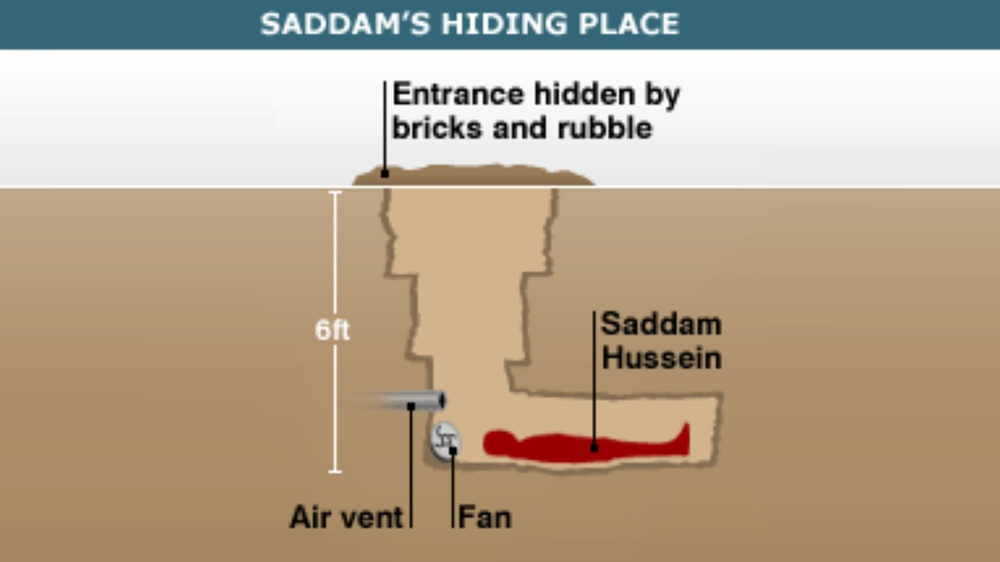
#> input picture images/5fbjb0.jpg, 1000 x 562 px, shrunk from 1600 x 900 before the run; its folder holds 4 pictures in this run
$ python normalizeColor.py
#> lines starting #> are read from the running program, lines starting #| are printed output that depends on the picture
### scripts/utils/generalutils.py

import os
import numpy as np
import matplotlib.pyplot as plt
from pathlib import Path
import glob

def select_imagem():

    basepath =  Path(__file__).resolve().parent.parent.parent

    basepath = basepath /'images'

    os.chdir(basepath)

    python_files = glob.glob("*")


    file_num = 0
    running = True


    while running:
        file_num = 0
        for file in python_files:

            print(file_num,"-",file)
            file_num+=1


        file_choice=int(input("Pick number to select a file,"))

        if(file_choice>=len(python_files)):
            print("Inavlid file....")
            running = False
        else:
            nomeimagem = basepath/python_files[file_choice]

        return str(nomeimagem)
#> this loop made 1 pass; the answer given on pass 1: 1
#> further down, imagem is the input picture: shape (562, 1000, 3); mean B, G, R 142.4, 164.7, 180.2
#| 1000
#| 562
#| 3

def split_colors(imagem):

    blue = np.zeros((imagem.shape[0],imagem.shape[1],imagem.shape[2]), dtype = np.uint8)
    green = np.zeros((imagem.shape[0],imagem.shape[1],imagem.shape[2]), dtype = np.uint8)
    red = np.zeros((imagem.shape[0],imagem.shape[1],imagem.shape[2]), dtype = np.uint8)

    gray =  np.zeros( (imagem.shape[0], imagem.shape[1]), dtype = np.uint8 )

    blue[:,:,0] = imagem[:,:,0]
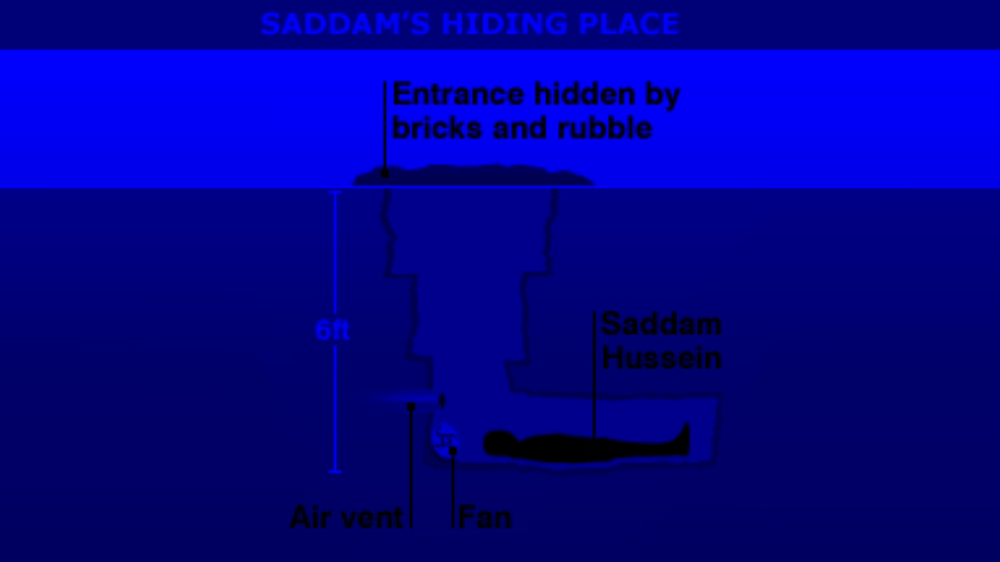
#> blue: shape (562, 1000, 3); mean B, G, R 142.4, 0, 0
    green[:,:,1] = imagem[:,:,1]
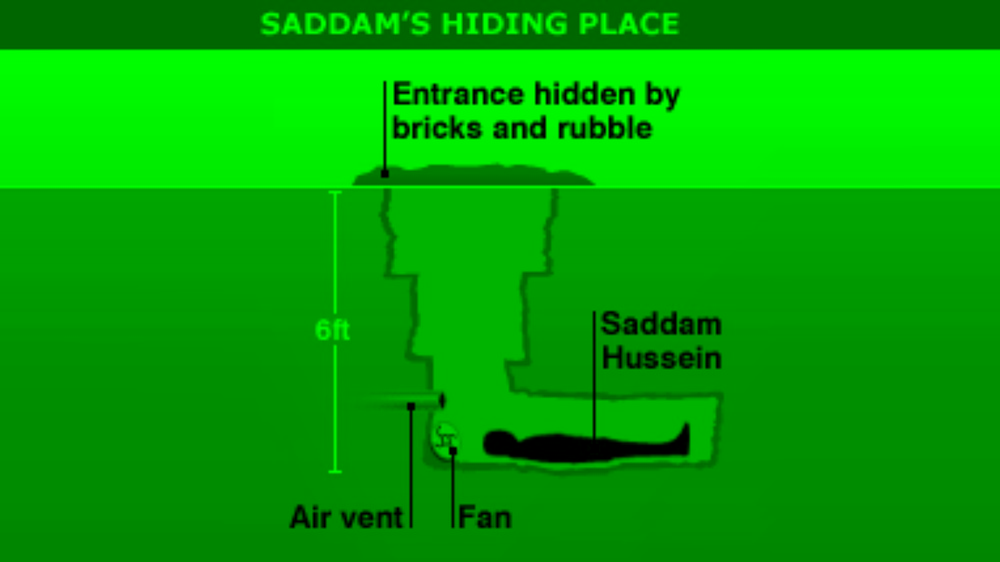
#> green: shape (562, 1000, 3); mean B, G, R 0, 164.7, 0
    red[:,:,2] = imagem[:,:,2]
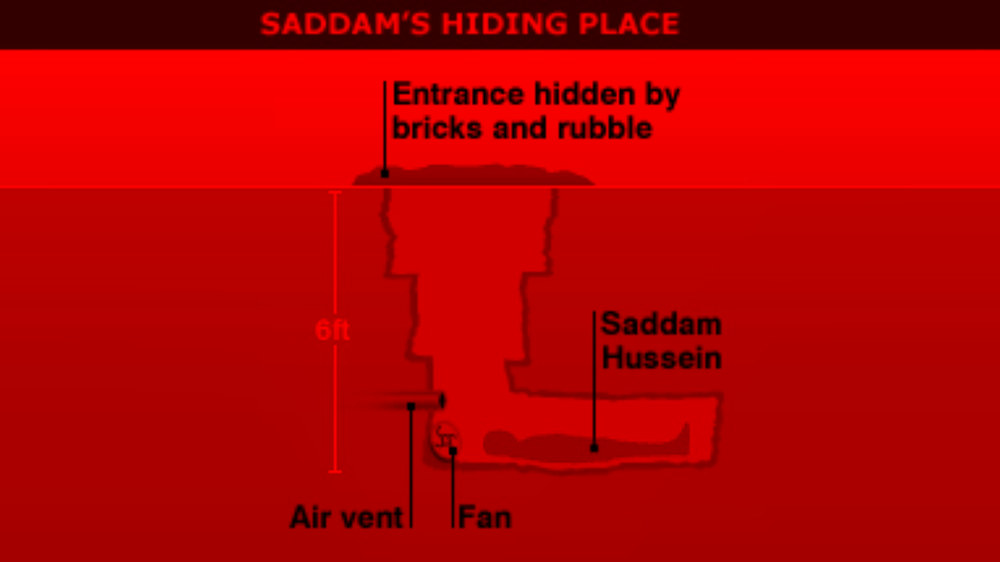
#> red: shape (562, 1000, 3); mean B, G, R 0, 0, 180.2

    for i in range(imagem.shape[0]):
        for j in range(imagem.shape[1]):
            gray[i,j] = blue[i,j,0]/3 + green[i,j,1]/3 + red[i,j,2]/3
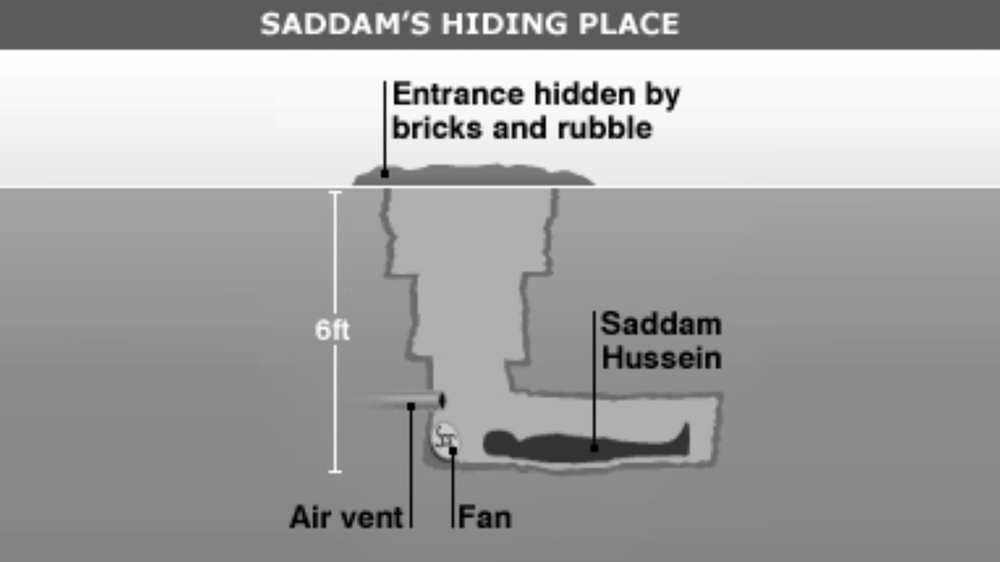
#> gray: shape (562, 1000); min 0, max 255, mean 162.2


    return gray, blue, green, red


# [8 lines left out: function adjustpart, not called in this run]


### scripts/utils/graphutils.py
import cv2
import os
import numpy as np
import matplotlib.pyplot as plt

# [15 lines left out: function singleHists, not called in this run]


def calcHists(gray, blue, green, red, imagem):
    arr0 = [0] * 256
    base = [0] * 256


    for b in range(256):
        base[b] = b

    for i in gray:
        for j in i:
            arr0[j] += 1
#> after the loop, arr0 = 256 values, max 30658 at index 176, min 36 at index 255, mean 2195.3
    data = arr0
#> data has the same summary as arr0

    blue_hist= [0] * 256
    green_hist = [0] * 256
    red_hist = [0] * 256

    for i in range(imagem.shape[0]):
            for j in range(imagem.shape[1]):
                blue_hist[blue[i,j,0]] += 1
                green_hist[green[i,j,1]] += 1
                red_hist[red[i,j,2]] += 1

    return base, data, blue_hist, green_hist, red_hist

# [209 lines left out: functions plothists, plot, plotGrayOnly, compareplotGrayOnly, compareplotGrayOnlyThree, detectvaley and 1 more, not called in this run]

### scripts/utils/grayutils.py
import cv2
import os
import numpy as np
import matplotlib.pyplot as plt
from utils.generalutils import adjustpart


# [139 lines left out: functions blackandwhite, erase, eraserFunc255, eraserFunc0, eraseThree, contraste and 3 more, not called in this run]


def normalized_gray(gray, gray_hist):

    normalized_hist = [0]*256
    pixels = (gray.shape[0]*gray.shape[1])

    for i in range(256):

        normalized_hist[i] = gray_hist[i]/pixels

    return normalized_hist


# [84 lines left out: functions print_gray, generate_normalized_img, new_gray_level, add_black_border, not called in this run]


import numpy as np

# [25 lines left out: function convolucao, not called in this run]

import numpy as np

# [478 lines left out: functions erosao, dilatacao, erosaohit, invert_img, hitormiss, subtracao and 7 more, not called in this run]

import statistics as st

# [48 lines left out: function moda, not called in this run]


import numpy as np

# [117 lines left out: functions order, filter_test, not called in this run]


### scripts/utils/colorutils.py
import cv2
import os
import numpy as np
import matplotlib.pyplot as plt

def combine_bgr(imagem, blue, green, red):
    new_img = np.zeros((imagem.shape[0],imagem.shape[1],imagem.shape[2]), dtype = np.uint8)

    new_img[:,:,0] = blue[:,:,0]
    new_img[:,:,1] = green[:,:,1]
    new_img[:,:,2] = red[:,:,2]

    return new_img

# [98 lines left out: functions make_blue, make_green, make_red, exphisColor, normalized_color, not called in this run]


def generate_normalized_colored_img(imagem, normalized_hist, pos):

    normalized_img = np.zeros((imagem.shape[0],imagem.shape[1],imagem.shape[2]), dtype = np.uint8)

    gray_level = [0]*256
    accumulated_hist = [0]*256
    acc = 0

    for i in range(256):
        gray_level[i] = i/256

    for j in range(256):
        acc = normalized_hist[j] + acc
        accumulated_hist[j] = acc


    for i in range(imagem.shape[0]):
        for j in range(imagem.shape[1]):

            current = int(imagem[i,j, pos])
            acc_value = accumulated_hist[current]


            for k in range((current-1),256):

                if(k<255):
                    diff = np.abs(acc_value - gray_level[k])
                    nextdiff =  np.abs(acc_value - gray_level[k+1])

                    if(nextdiff>diff):
                        normalized_img[i,j, pos] = k
                        break

                else:
                    normalized_img[i,j, pos] = 255

    return normalized_img, accumulated_hist

# [12 lines left out: function negative_color, not called in this run]

### scripts/normalizeColor.py
# -*- coding: utf-8 -*-


import cv2
from utils.generalutils import *
from utils.colorutils import generate_normalized_colored_img, combine_bgr
from utils.grayutils import normalized_gray
from utils.graphutils import calcHists


nomeimagem = select_imagem()

imagem = cv2.imread(nomeimagem)


print("lenght: ")

print(imagem.shape[1])

print("height: ")
print(imagem.shape[0])


print("Channels: ")
print(imagem.shape[2])

gray, blue, green, red = split_colors(imagem)

target_size = (200, 200)  # Adjust this size as needed


# Plotting the histograms separately

base, data, blue_hist, green_hist, red_hist = calcHists(gray, blue, green, red, imagem)
#> base = 256 values from 0 to 255; data has the same summary as arr0 in calcHists; blue_hist = 256 values, max 35184 at index 119, min 75 at index 193, mean 2195.3; green_hist = 256 values, max 32335 at index 143, min 85 at index 42, mean 2195.3; red_hist = 256 values, max 29150 at index 209, min 41 at index 3, mean 2195.3

normalized_blue_hist = normalized_gray(gray, blue_hist)
#> after the loop in normalized_gray, `for i in range(256):`: normalized_hist = 256 values, max 0.0626 at index 119, min 0.000133 at index 193, mean 0.00391
#> normalized_blue_hist has the same summary as normalized_hist in normalized_gray
print("Blue done!")
normalized_green_hist = normalized_gray(gray, green_hist)
#> normalized_green_hist = 256 values, max 0.0575 at index 143, min 0.000151 at index 42, mean 0.00391
print("Green done!")
normalized_red_hist = normalized_gray(gray, red_hist)
#> normalized_red_hist = 256 values, max 0.0519 at index 209, min 7.3e-05 at index 3, mean 0.00391
print("Red done!")

normalized_blue_img, accumulated = generate_normalized_colored_img(imagem, normalized_blue_hist,0)
#> the loop in generate_normalized_colored_img, `for j in range(256):` made 256 passes
#> acc on passes 1 to 3: 0.0056, 0.00631, 0.00701
#> after the loop in generate_normalized_colored_img, `for j in range(256):`: acc = 1; accumulated_hist = 256 values from 0.0056 to 1
#> after the loop in generate_normalized_colored_img, `for i in range(imagem.shape[0]):`:
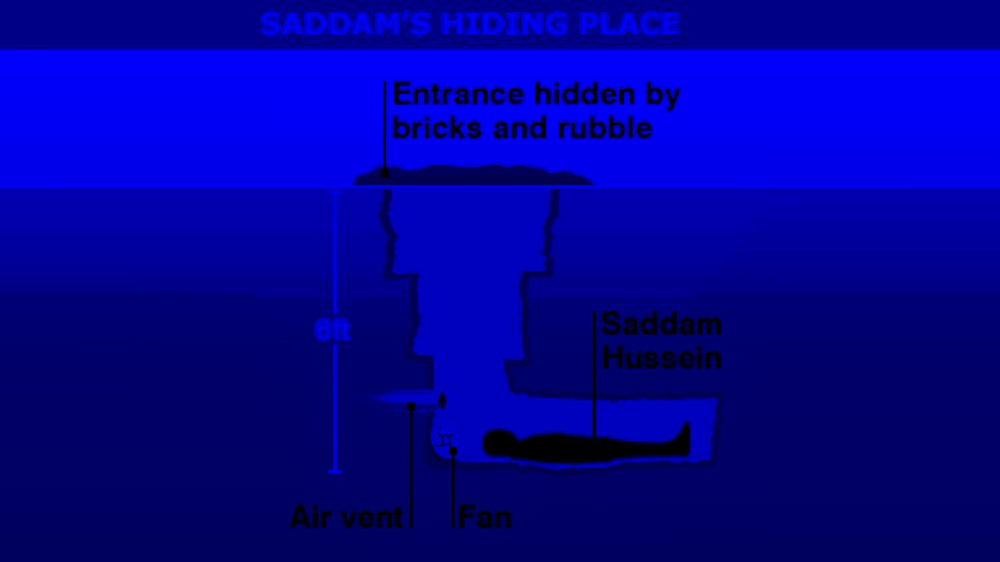
#> normalized_img: shape (562, 1000, 3); mean B, G, R 151.1, 0, 0
#> accumulated = 256 values from 0.0056 to 1
print("Blue done!")

normalized_green_img, accumulated = generate_normalized_colored_img(imagem, normalized_green_hist,1)
#> the loop in generate_normalized_colored_img (call 2), `for j in range(256):` made 256 passes
#> acc on passes 1 to 3: 0.00372, 0.00529, 0.00583
#> accumulated = 256 values from 0.00372 to 1
print("Green done!")

normalized_red_img, accumulated = generate_normalized_colored_img(imagem, normalized_red_hist,2)
#> accumulated = 256 values from 0.000117 to 1
print("Red done!")


new_img = combine_bgr(imagem, normalized_blue_img, normalized_green_img, normalized_red_img)
#> in combine_bgr, `new_img[:,:,1] = green[:,:,1]`:
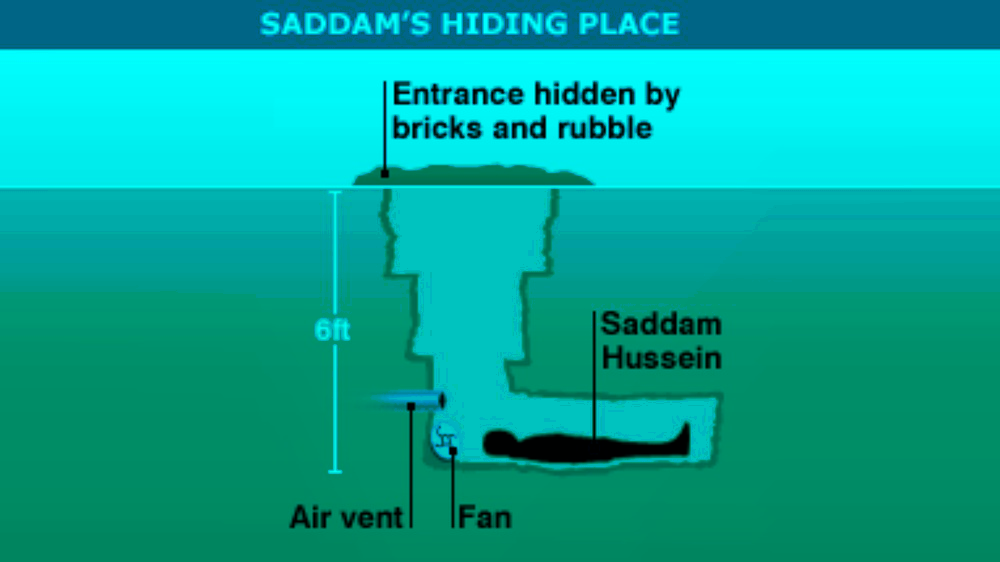
#> new_img: shape (562, 1000, 3); mean B, G, R 151.1, 165.4, 0
#> in combine_bgr, `new_img[:,:,2] = red[:,:,2]`:
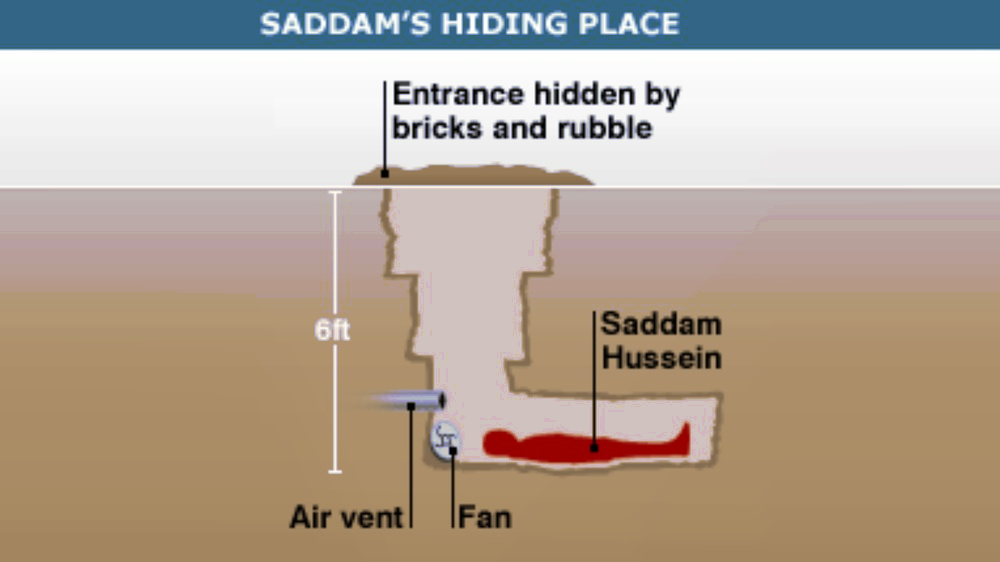
#> new_img: shape (562, 1000, 3); mean B, G, R 151.1, 165.4, 179.3


cv2.imshow("Combined", new_img)
cv2.waitKey(0)
cv2.destroyAllWindows()
cv2.imwrite("out.jpg", imagem)
